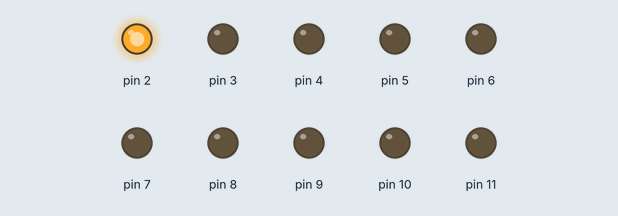
Simulated run of this sketch. Board: Arduino Uno, built with avr-gcc and run on an emulated ATmega328P. Shown: output pins drawn as LEDs (lit = HIGH).

Above: at 0.05 s.
At 0.65 s:
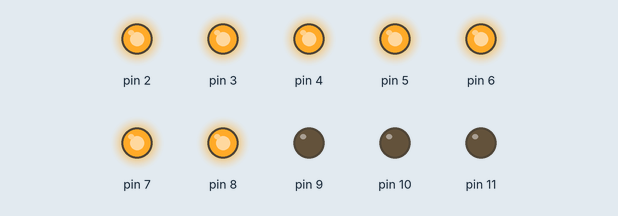
At 1.25 s:
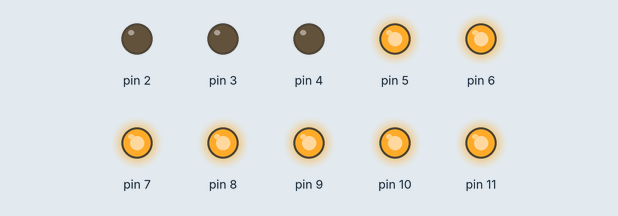
At 2.55 s:
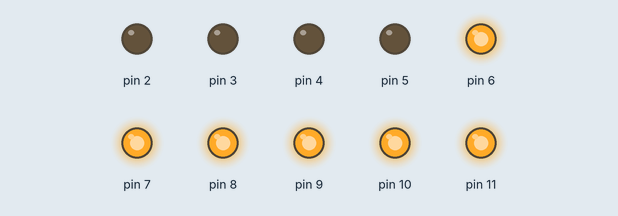
At 3.75 s:
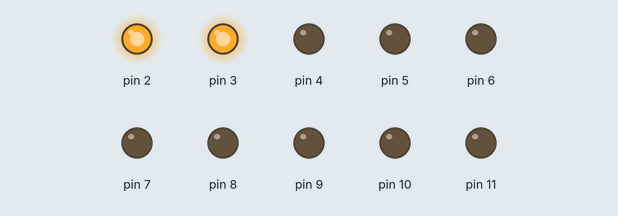
At 5.05 s:
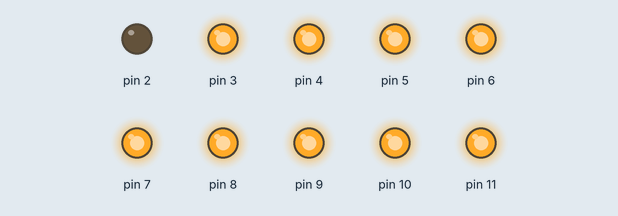
Timing chart, 0 to 5.3 s (numbered marks = the images above):
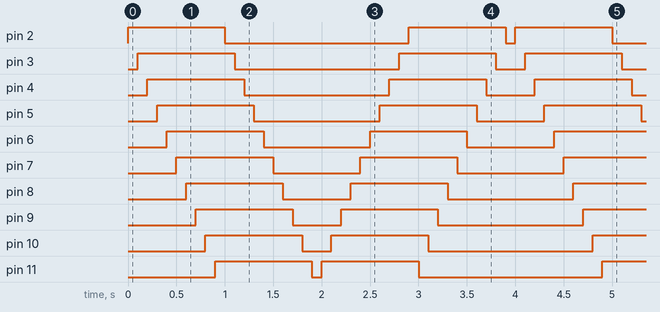

Measured:
- by itself, pin 2: repeats every 4.0 s: LOW 1.9 s, HIGH 1.0 s, LOW 0.10 s, HIGH 1.0 s
- by itself, pin 3: repeats every 4.0 s: LOW 1.7 s, HIGH 1.0 s, LOW 0.30 s, HIGH 1.0 s
- by itself, pin 4: repeats every 4.0 s: LOW 1.5 s, HIGH 1.0 s, LOW 0.50 s, HIGH 1.0 s
- by itself, pin 5: repeats every 4.0 s: LOW 1.3 s, HIGH 1.0 s, LOW 0.70 s, HIGH 1.0 s
- by itself, pin 6: repeats every 4.0 s: LOW 1.1 s, HIGH 1.0 s, LOW 0.90 s, HIGH 1.0 s
- by itself, pin 7: repeats every 4.0 s: LOW 0.90 s, HIGH 1.0 s, LOW 1.1 s, HIGH 1.0 s
- by itself, pin 8: repeats every 4.0 s: LOW 0.70 s, HIGH 1.0 s, LOW 1.3 s, HIGH 1.0 s
- by itself, pin 9: repeats every 4.0 s: LOW 0.50 s, HIGH 1.0 s, LOW 1.5 s, HIGH 1.0 s

The sketch:

light_pattern3.ino
```cpp
void setup() {
  // put your setup code here, to run once:
  pinMode(2, OUTPUT);
  pinMode(3, OUTPUT);
  pinMode(4, OUTPUT);
  pinMode(5, OUTPUT);
  pinMode(6, OUTPUT);
  pinMode(7, OUTPUT);
  pinMode(8, OUTPUT);
  pinMode(9, OUTPUT);
  pinMode(10, OUTPUT);
  pinMode(11, OUTPUT);
}

void loop() {
  // put your main code here, to run repeatedly:
  digitalWrite(2, HIGH);
  delay(100);
  digitalWrite(3, HIGH);
  delay(100);
  digitalWrite(4, HIGH);
  delay(100);
  digitalWrite(5, HIGH);
  delay(100);
  digitalWrite(6, HIGH);
  delay(100);
  digitalWrite(7, HIGH);
  delay(100);
  digitalWrite(8, HIGH);
  delay(100);
  digitalWrite(9, HIGH);
  delay(100);
  digitalWrite(10, HIGH);
  delay(100);
  digitalWrite(11, HIGH);
  delay(100);

  digitalWrite(2, LOW);
  delay(100);
  digitalWrite(3, LOW);
  delay(100);
  digitalWrite(4, LOW);
  delay(100);
  digitalWrite(5, LOW);
  delay(100);
  digitalWrite(6, LOW);
  delay(100);
  digitalWrite(7, LOW);
  delay(100);
  digitalWrite(8, LOW);
  delay(100);
  digitalWrite(9, LOW);
  delay(100);
  digitalWrite(10, LOW);
  delay(100);
  digitalWrite(11, LOW);
  delay(100);

  digitalWrite(11, HIGH);
  delay(100);
  digitalWrite(10, HIGH);
  delay(100);
  digitalWrite(9, HIGH);
  delay(100);
  digitalWrite(8, HIGH);
  delay(100);
  digitalWrite(7, HIGH);
  delay(100);
  digitalWrite(6, HIGH);
  delay(100);
  digitalWrite(5, HIGH);
  delay(100);
  digitalWrite(4, HIGH);
  delay(100);
  digitalWrite(3, HIGH);
  delay(100);
  digitalWrite(2, HIGH);
  delay(100);
  digitalWrite(11, LOW);
  delay(100);
  digitalWrite(10, LOW);
  delay(100);
  digitalWrite(9, LOW);
  delay(100);
  digitalWrite(8, LOW);
  delay(100);
  digitalWrite(7, LOW);
  delay(100);
  digitalWrite(6, LOW);
  delay(100);
  digitalWrite(5, LOW);
  delay(100);
  digitalWrite(4, LOW);
  delay(100);
  digitalWrite(3, LOW);
  delay(100);
  digitalWrite(2, LOW);
  delay(100);

}
```
